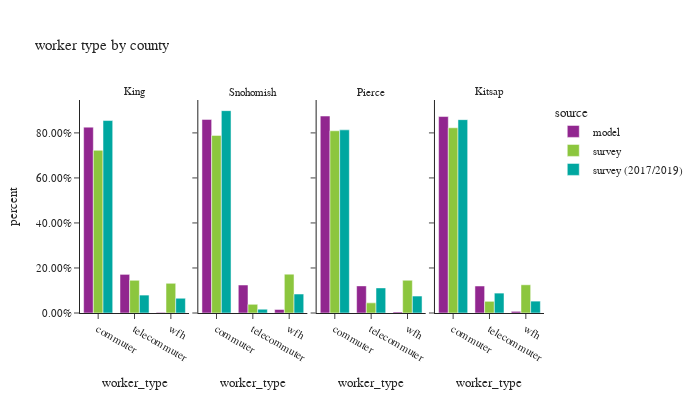

Write notebook code for a chart like this one.
### Code cell
df_worker_count = workers.groupby(['source','CountyName','worker_type'])['pdexpfac']. \
    sum().reset_index()
df_worker_count['percent'] = df_worker_count.groupby(['source','CountyName'], group_keys=False)['pdexpfac']. \
    apply(lambda x: x / float(x.sum()))
# df_worker_count
fig = px.bar(df_worker_count.sort_values(by=['source']), x='worker_type', y="percent", custom_data=['pdexpfac'],
             facet_col="CountyName", color="source",
             barmode="group",
             title="worker type by county")
fig.for_each_annotation(lambda a: a.update(text = a.text.split("=")[-1]))
fig.update_layout(height=400, width=700, font=dict(size=11),
                  yaxis_tickformat = '.2%')
fig.update_xaxes(categoryorder='array', categoryarray= ['commuter','telecommuter','wfh'])
fig.show()

### Figure 1 — Plotly figure (JSON) as saved in the notebook; plotly's stock layout.template omitted (floating-point values rounded to 4 significant figures)
{"data": [{"alignmentgroup": "True", "customdata": [[1219000.0], [4170.0], [253300.0]], "hovertemplate": "source=model<br>CountyName=King<br>worker_type=%{x}<br>percent=%{y}<extra></extra>", "legendgroup": "model", "marker": {"color": "#91268F", "pattern": {"shape": ""}}, "name": "model", "offsetgroup": "model", "orientation": "v", "showlegend": true, "textposition": "auto", "type": "bar", "x": ["commuter", "wfh", "telecommuter"], "xaxis": "x", "y": [0.8256, 0.002825, 0.1716], "yaxis": "y"}, {"alignmentgroup": "True", "customdata": [[3240.0], [25610.0], [177300.0]], "hovertemplate": "source=model<br>CountyName=Snohomish<br>worker_type=%{x}<br>percent=%{y}<extra></extra>", "legendgroup": "model", "marker": {"color": "#91268F", "pattern": {"shape": ""}}, "name": "model", "offsetgroup": "model", "orientation": "v", "showlegend": false, "textposition": "auto", "type": "bar", "x": ["wfh", "telecommuter", "commuter"], "xaxis": "x2", "y": [0.01572, 0.1242, 0.86], "yaxis": "y2"}, {"alignmentgroup": "True", "customdata": [[50260.0], [365200.0], [1960.0]], "hovertemplate": "source=model<br>CountyName=Pierce<br>worker_type=%{x}<br>percent=%{y}<extra></extra>", "legendgroup": "model", "marker": {"color": "#91268F", "pattern": {"shape": ""}}, "name": "model", "offsetgroup": "model", "orientation": "v", "showlegend": false, "textposition": "auto", "type": "bar", "x": ["telecommuter", "commuter", "wfh"], "xaxis": "x3", "y": [0.1204, 0.8749, 0.004696], "yaxis": "y3"}, {"alignmentgroup": "True", "customdata": [[13800.0], [100400.0], [850.0]], "hovertemplate": "source=model<br>CountyName=Kitsap<br>worker_type=%{x}<br>percent=%{y}<extra></extra>", "legendgroup": "model", "marker": {"color": "#91268F", "pattern": {"shape": ""}}, "name": "model", "offsetgroup": "model", "orientation": "v", "showlegend": false, "textposition": "auto", "type": "bar", "x": ["telecommuter", "commuter", "wfh"], "xaxis": "x4", "y": [0.1199, 0.8727, 0.007388], "yaxis": "y4"}, {"alignmentgroup": "True", "customdata": [[132000.0], [145400.0], [723100.0]], "hovertemplate": "source=survey<br>CountyName=King<br>worker_type=%{x}<br>percent=%{y}<extra></extra>", "legendgroup": "survey", "marker": {"color": "#8CC63E", "pattern": {"shape": ""}}, "name": "survey", "offsetgroup": "survey", "orientation": "v", "showlegend": true, "textposition": "auto", "type": "bar", "x": ["wfh", "telecommuter", "commuter"], "xaxis": "x", "y": [0.132, 0.1454, 0.7227], "yaxis": "y"}, {"alignmentgroup": "True", "customdata": [[40270.0], [8940.0], [184000.0]], "hovertemplate": "source=survey<br>CountyName=Snohomish<br>worker_type=%{x}<br>percent=%{y}<extra></extra>", "legendgroup": "survey", "marker": {"color": "#8CC63E", "pattern": {"shape": ""}}, "name": "survey", "offsetgroup": "survey", "orientation": "v", "showlegend": false, "textposition": "auto", "type": "bar", "x": ["wfh", "telecommuter", "commuter"], "xaxis": "x2", "y": [0.1727, 0.03833, 0.789], "yaxis": "y2"}, {"alignmentgroup": "True", "customdata": [[10670.0], [34470.0], [191800.0]], "hovertemplate": "source=survey<br>CountyName=Pierce<br>worker_type=%{x}<br>percent=%{y}<extra></extra>", "legendgroup": "survey", "marker": {"color": "#8CC63E", "pattern": {"shape": ""}}, "name": "survey", "offsetgroup": "survey", "orientation": "v", "showlegend": false, "textposition": "auto", "type": "bar", "x": ["telecommuter", "wfh", "commuter"], "xaxis": "x3", "y": [0.04504, 0.1455, 0.8095], "yaxis": "y3"}, {"alignmentgroup": "True", "customdata": [[10780.0], [4468.0], [70800.0]], "hovertemplate": "source=survey<br>CountyName=Kitsap<br>worker_type=%{x}<br>percent=%{y}<extra></extra>", "legendgroup": "survey", "marker": {"color": "#8CC63E", "pattern": {"shape": ""}}, "name": "survey", "offsetgroup": "survey", "orientation": "v", "showlegend": false, "textposition": "auto", "type": "bar", "x": ["wfh", "telecommuter", "commuter"], "xaxis": "x4", "y": [0.1253, 0.05192, 0.8228], "yaxis": "y4"}, {"alignmentgroup": "True", "customdata": [[56510.0], [68650.0], [737400.0]], "hovertemplate": "source=survey (2017/2019)<br>CountyName=King<br>worker_type=%{x}<br>percent=%{y}<extra></extra>", "legendgroup": "survey (2017/2019)", "marker": {"color": "#00A7A0", "pattern": {"shape": ""}}, "name": "survey (2017/2019)", "offsetgroup": "survey (2017/2019)", "orientation": "v", "showlegend": true, "textposition": "auto", "type": "bar", "x": ["wfh", "telecommuter", "commuter"], "xaxis": "x", "y": [0.06551, 0.07959, 0.8549], "yaxis": "y"}, {"alignmentgroup": "True", "customdata": [[164900.0], [3108.0], [15460.0]], "hovertemplate": "source=survey (2017/2019)<br>CountyName=Snohomish<br>worker_type=%{x}<br>percent=%{y}<extra></extra>", "legendgroup": "survey (2017/2019)", "marker": {"color": "#00A7A0", "pattern": {"shape": ""}}, "name": "survey (2017/2019)", "offsetgroup": "survey (2017/2019)", "orientation": "v", "showlegend": false, "textposition": "auto", "type": "bar", "x": ["commuter", "telecommuter", "wfh"], "xaxis": "x2", "y": [0.8988, 0.01694, 0.08422], "yaxis": "y2"}, {"alignmentgroup": "True", "customdata": [[16850.0], [25030.0], [182600.0]], "hovertemplate": "source=survey (2017/2019)<br>CountyName=Pierce<br>worker_type=%{x}<br>percent=%{y}<extra></extra>", "legendgroup": "survey (2017/2019)", "marker": {"color": "#00A7A0", "pattern": {"shape": ""}}, "name": "survey (2017/2019)", "offsetgroup": "survey (2017/2019)", "orientation": "v", "showlegend": false, "textposition": "auto", "type": "bar", "x": ["wfh", "telecommuter", "commuter"], "xaxis": "x3", "y": [0.07506, 0.1115, 0.8134], "yaxis": "y3"}, {"alignmentgroup": "True", "customdata": [[3319.0], [54030.0], [5561.0]], "hovertemplate": "source=survey (2017/2019)<br>CountyName=Kitsap<br>worker_type=%{x}<br>percent=%{y}<extra></extra>", "legendgroup": "survey (2017/2019)", "marker": {"color": "#00A7A0", "pattern": {"shape": ""}}, "name": "survey (2017/2019)", "offsetgroup": "survey (2017/2019)", "orientation": "v", "showlegend": false, "textposition": "auto", "type": "bar", "x": ["wfh", "commuter", "telecommuter"], "xaxis": "x4", "y": [0.05276, 0.8588, 0.0884], "yaxis": "y4"}], "layout": {"annotations": [{"font": {}, "showarrow": false, "text": "King", "x": 0.1175, "xanchor": "center", "xref": "paper", "y": 1.0, "yanchor": "bottom", "yref": "paper"}, {"font": {}, "showarrow": false, "text": "Snohomish", "x": 0.3725, "xanchor": "center", "xref": "paper", "y": 1.0, "yanchor": "bottom", "yref": "paper"}, {"font": {}, "showarrow": false, "text": "Pierce", "x": 0.6275, "xanchor": "center", "xref": "paper", "y": 1.0, "yanchor": "bottom", "yref": "paper"}, {"font": {}, "showarrow": false, "text": "Kitsap", "x": 0.8825, "xanchor": "center", "xref": "paper", "y": 1.0, "yanchor": "bottom", "yref": "paper"}], "barmode": "group", "font": {"size": 11}, "height": 400, "legend": {"title": {"text": "source"}, "tracegroupgap": 0}, "title": {"text": "worker type by county"}, "width": 700, "xaxis": {"anchor": "y", "categoryarray": ["commuter", "telecommuter", "wfh"], "categoryorder": "array", "domain": [0.0, 0.235], "title": {"text": "worker_type"}}, "xaxis2": {"anchor": "y2", "categoryarray": ["commuter", "telecommuter", "wfh"], "categoryorder": "array", "domain": [0.255, 0.49], "matches": "x", "title": {"text": "worker_type"}}, "xaxis3": {"anchor": "y3", "categoryarray": ["commuter", "telecommuter", "wfh"], "categoryorder": "array", "domain": [0.51, 0.745], "matches": "x", "title": {"text": "worker_type"}}, "xaxis4": {"anchor": "y4", "categoryarray": ["commuter", "telecommuter", "wfh"], "categoryorder": "array", "domain": [0.765, 1.0], "matches": "x", "title": {"text": "worker_type"}}, "yaxis": {"anchor": "x", "domain": [0.0, 1.0], "tickformat": ".2%", "title": {"text": "percent"}}, "yaxis2": {"anchor": "x2", "domain": [0.0, 1.0], "matches": "y", "showticklabels": false}, "yaxis3": {"anchor": "x3", "domain": [0.0, 1.0], "matches": "y", "showticklabels": false}, "yaxis4": {"anchor": "x4", "domain": [0.0, 1.0], "matches": "y", "showticklabels": false}}}
